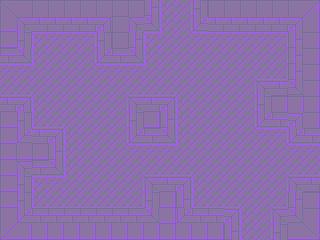

This is a level from a 2D game, rendered from its Tiled map with the project's own tilesets. A one-line summary and the complete map file follow:
An orthogonal 20x15 tile map with 16x16 px tiles, 1 tile layer (background), 3 tilesets and 21 objects.

<map version="1.0" orientation="orthogonal" renderorder="right-down" width="20" height="15" tilewidth="16" tileheight="16" nextobjectid="52">
 <tileset firstgid="1" name="tileset_1" tilewidth="16" tileheight="16" tilecount="206" columns="7">
  <image source="tileset_4.png" width="112" height="112" />
 </tileset>
 <tileset firstgid="301" name="player" tilewidth="32" tileheight="32" tilecount="1" columns="1">
  <image source="../../img/player_stand.png" width="32" height="36" />
 </tileset>
 <tileset firstgid="302" name="scarab" tilewidth="64" tileheight="32" tilecount="1" columns="1">
  <image source="../../img/scarab.png" width="64" height="32" />
 </tileset>
 <layer name="background" width="20" height="15">
  <data encoding="csv">
1,2,3,4,3,3,3,4,4,27,24,26,23,3,3,3,4,5,6,7,
8,9,10,11,10,10,13,4,9,41,24,26,37,10,10,10,11,12,13,14,
15,16,17,18,18,19,23,4,27,17,25,25,18,18,18,18,18,19,20,21,
39,41,24,25,25,26,37,39,41,24,25,25,25,25,25,25,25,26,20,21,
18,18,25,25,25,25,18,18,18,25,25,25,25,25,25,25,32,33,20,21,
32,32,25,25,25,25,25,25,32,32,32,25,25,25,25,26,9,11,41,21,
11,13,24,25,25,25,25,26,9,11,13,24,25,25,25,26,23,28,28,28,
15,16,31,32,25,25,25,26,23,46,27,24,25,25,25,26,37,39,13,21,
15,37,11,13,24,25,25,26,37,39,41,24,25,25,25,25,18,19,37,39,
15,22,22,27,24,25,25,25,18,18,18,25,25,25,25,25,25,25,18,18,
15,9,39,41,24,25,25,25,25,32,32,32,25,25,25,25,25,25,32,32,
22,23,17,18,25,25,25,25,26,9,11,13,24,25,25,25,25,26,9,11,
29,30,31,32,32,32,32,32,33,23,46,27,31,32,32,25,25,33,34,35,
36,37,38,38,38,38,38,38,38,41,46,37,38,38,13,24,26,9,41,42,
43,44,45,45,45,45,45,45,45,45,46,45,45,45,27,24,26,23,48,49
</data>
 </layer>
 <objectgroup name="player">
  <object id="8" gid="301" x="208.333" y="176.167" width="32" height="31.6667" />
 </objectgroup>
 <objectgroup name="enemies">
  <object id="10" gid="302" x="192" y="80" width="64" height="32" />
  <object id="11" gid="302" x="64" y="208" width="64" height="32" />
  <object id="13" gid="302" x="32" y="112" width="64" height="32" />
 </objectgroup>
 <objectgroup name="solids">
  <object id="28" x="96" y="32" width="48" height="32" />
  <object id="31" x="256" y="80" width="32" height="48" />
  <object id="32" x="144" y="176" width="48" height="32" />
  <object id="33" x="32" y="128" width="32" height="48" />
  <object id="35" x="128" y="96" width="48" height="48" />
  <object id="37" x="192" y="0" width="128" height="32" />
  <object id="40" x="288" y="32" width="32" height="112" />
  <object id="41" x="288" y="176" width="32" height="64" />
  <object id="42" x="272" y="208" width="16" height="32" />
  <object id="43" x="0" y="208" width="240" height="32" />
  <object id="44" x="0" y="96" width="32" height="112" />
  <object id="45" x="0" y="0" width="32" height="64" />
  <object id="46" x="32" y="0" width="128" height="32" />
  <object id="48" x="160" y="0" width="32" />
  <object id="49" x="320" y="144" height="32" />
  <object id="50" x="240" y="240" width="32" />
  <object id="51" x="0" y="64" height="32" />
 </objectgroup>
</map>
